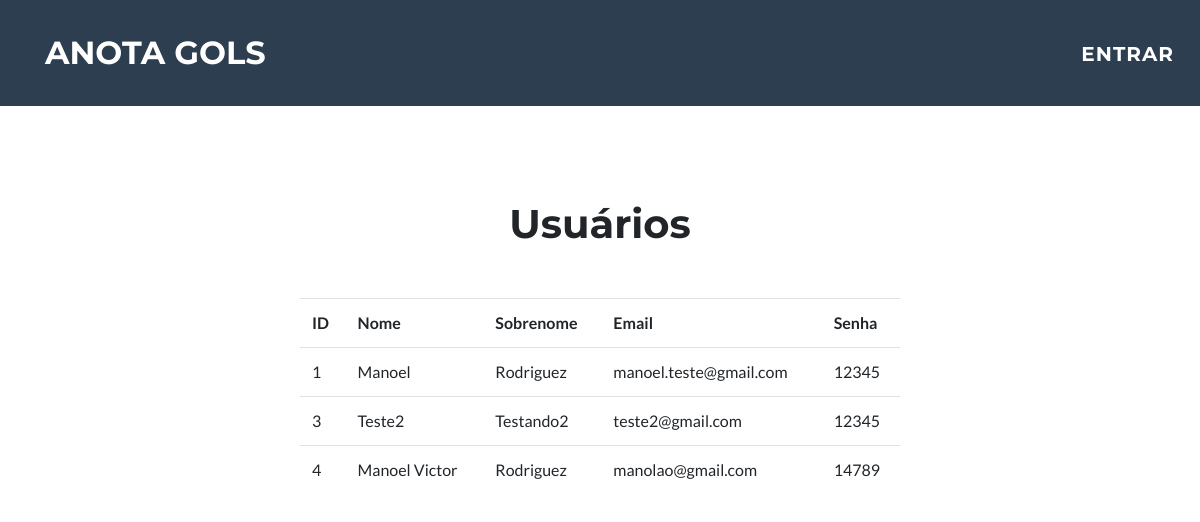
Before: /exibir-usuarios.php with the older database file.
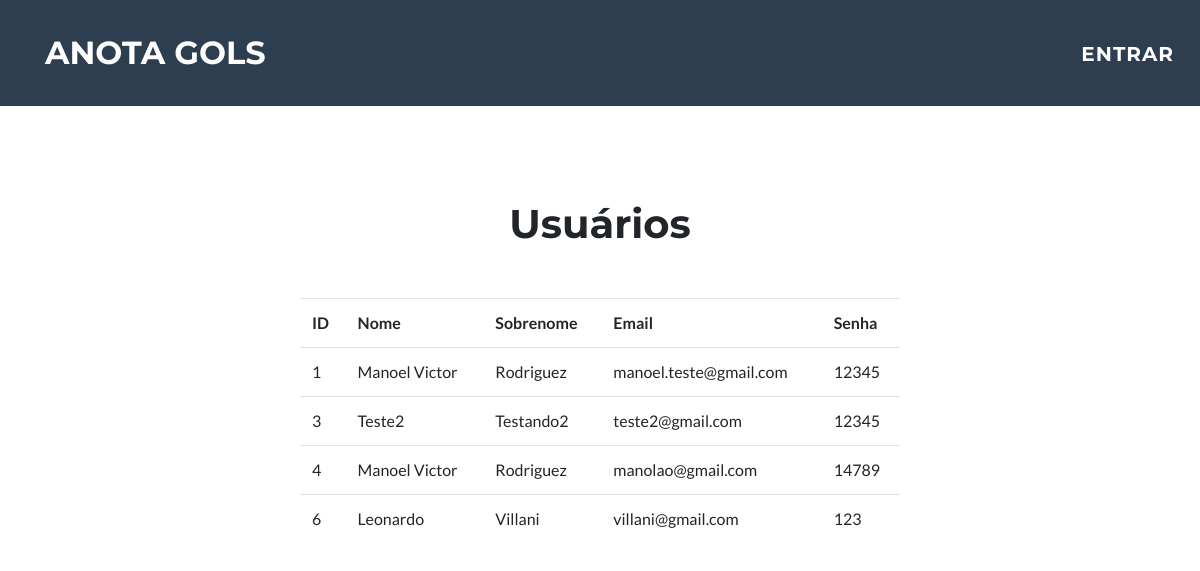
After: the same page with the newer database file.
### tables this page shows
CREATE TABLE usuario(
id integer primary key autoincrement not null,
nome varchar(30) not null,
sobrenome varchar(30) not null,
email varchar(30) not null,
senha varchar(30) not null);

### Banco.php (called while the page is built, shortened)
<?php
class Banco
{
    private $dsn = "sqlite:artilharia.sqlite";
    public function conectar()
    {
        $this ->pdo = new PDO($this->dsn);
    }
}

### Usuario.php (called while the page is built, shortened)
<?php
class Usuario extends Banco {
    public function select()
    {
        $instrucao = $this->pdo->query("SELECT * FROM USUARIO");
        return $instrucao->fetchAll();
    }
}

### exibir-usuarios.php (the view, shortened to what this page needs)
<?php
require 'Banco.php';
require 'Usuario.php';
$usuario = new Usuario('usuarios');
$usuarios = $usuario->select();
?>
<!DOCTYPE html>
<html lang="pt-br">
    <head>
        <link href="vendor/bootstrap/css/bootstrap.min.css" rel="stylesheet">
        <link href="vendor/fontawesome-free/css/all.min.css" rel="stylesheet" type="text/css">
        <link href="vendor/magnific-popup/magnific-popup.css" rel="stylesheet" type="text/css">
        <link href="css/freelancer.css" rel="stylesheet">
    </head>
    <body>
        <nav class="navbar navbar-expand-lg bg-secondary fixed-top text-uppercase" id="mainNav">
            <div class="container">
                <a class="navbar-brand js-scroll-trigger" href="index.php">Anota Gols</a>
                <div class="collapse navbar-collapse" id="navbarResponsive">
                    <ul class="navbar-nav ml-auto">
                        <li class="nav-item mx-0 mx-lg-1">
                            <a class="nav-link py-3 px-0 px-lg-3 rounded" href="login.php" id="entrar" style="position: absolute; right: 10px; margin-top: -30px; font-size: 20px">Entrar</a>
                        </li>
                    </ul>
                </div>
            </div>
        </nav>
    <center>
        <h1 style="margin-top: 200px">Usuários</h1>
        <table class="table" style="width: 600px">
            <tr id="topo">
                <td>ID</td>
                <td>Nome</td>
                <td>Sobrenome</td>
                <td>Email</td>
                <td>Senha</td>
            </tr>
            <?php foreach ($usuarios as $usuario): ?>
                <tr>
                    <td><?= $usuario['id']; ?></td>
                    <td><?= $usuario['nome']; ?></td>
                    <td><?= $usuario['sobrenome']; ?></td>
                    <td><?= $usuario['email']; ?></td>
                    <td><?= $usuario['senha']; ?></td>
                </tr>
            <?php endforeach; ?>
        </table>
    </center>
</body>
</html>

### css/freelancer.css (style rules this page uses)
body { font-family: 'Lato'; }
h1, h2, h3, h4, h5, h6 { font-weight: 700; font-family: 'Montserrat'; }
#mainNav { padding-top: 1rem; padding-bottom: 1rem; font-weight: 700; font-family: 'Montserrat'; }
#mainNav .navbar-brand { color: #fff; }
#mainNav .navbar-nav { margin-top: 1rem; letter-spacing: 0.0625rem; }
#mainNav .navbar-nav li.nav-item a.nav-link { color: #fff; }
@media (min-width: 992px) { #mainNav { padding-top: 1.5rem; padding-bottom: 1.5rem; -webkit-transition: padding-top 0.3s, padding-bottom 0.3s; transition: padding-top 0.3s, padding-bottom 0.3s; } }
@media (min-width: 992px) { #mainNav .navbar-brand { font-size: 2em; -webkit-transition: font-size 0.3s; transition: font-size 0.3s; } }
@media (min-width: 992px) { #mainNav .navbar-nav { margin-top: 0; } }
a { color: #18BC9C; }
.bg-secondary { background-color: #2C3E50 !important; }
a#entrar { right: 5px; }

### exibir-usuarios.php (style rules this page uses)
#topo td { font-weight: bold; }
.table { margin-top: 50px; }

Changed rows visible on the page:
changed usuario "manoel.teste@gmail.com": nome "Manoel" → "Manoel Victor"
added usuario: id "6", nome "Leonardo", sobrenome "Villani", email "villani@gmail.com", senha "123"
